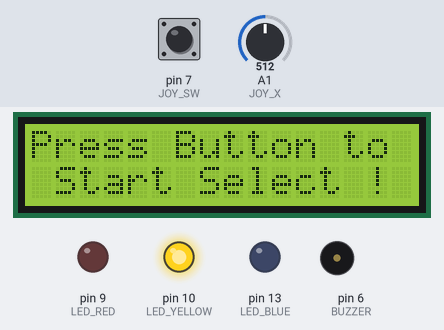
Simulated run of this sketch. Board: Arduino Uno, built with avr-gcc and run on an emulated ATmega328P. Shown: 16×2 character LCD, output pins drawn as LEDs (lit = HIGH), buzzer (waves = sounding). Inputs (shaded band) come from the test bench; at power-on: pin 7 (JOY_SW) HIGH, A1 (JOY_X) = 512. What the sketch prints to the serial monitor is not drawn.

Above: at 1.2 s.
1.3 s: pin 7 (JOY_SW) pulled LOW for 0.15 s
At 1.8 s:
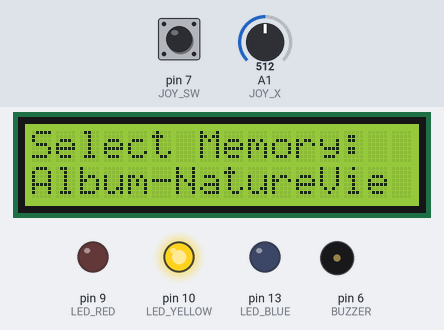
2.9 s: A1 (JOY_X) set to 688
4.4 s: A1 (JOY_X) set to 709
At 5.4 s:
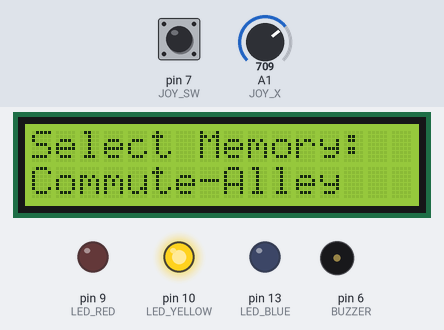
6.3 s: pin 7 (JOY_SW) pulled LOW for 1 s
At 9.3 s:
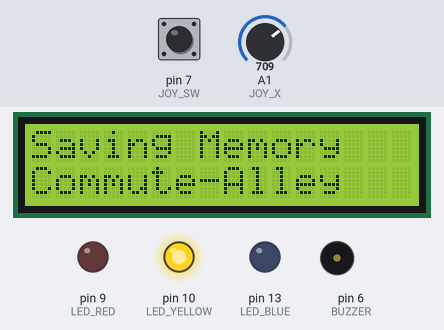
Timing chart, 0 to 19.5 s (numbered marks = the images above; inputs shaded):
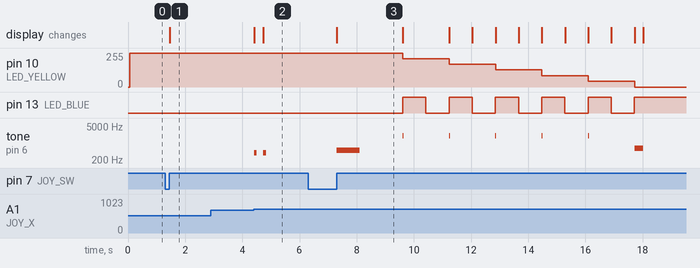

Measured:
- the behaviour switches between 700 and 701 on A1 (JOY_X) (found by bisection; images 1 and 2)
- after the input at 1.3 s, the display: changes after 0.16 s (image 1)
- after the input at 2.9 s, every drawn part: stays the same
- after the input at 4.4 s, tone on pin 6 (BUZZER): alternates 400 Hz for 0.10 s and silent for 0.22 s, 4 changes in all, then stays silent, starting at once; the display: first changes at once (image 2 shows a later state)
- after the input at 6.3 s, pin 10 (LED_YELLOW): moves from 255/255 to 0/255 over 8.1 s, starting after 3.3 s; pin 13 (LED_BLUE): alternates HIGH for 0.81 s and LOW for 0.81 s, 11 changes in all, then stays HIGH, starting after 3.3 s

The sketch:

Arduino_code_memory_.ino
```cpp
#include <LiquidCrystal.h>
// 引脚定义（原接线不变）
const int rs = 12, en = 11, d4 = 5, d5 = 4, d6 = 3, d7 = 2;
#define JOY_X A1        // 摇杆X轴
#define JOY_SW 7        // 摇杆按键
#define BUZZER 6        // 蜂鸣器
#define LED_YELLOW 10   // 黄灯（真实）
#define LED_BLUE 13     // 蓝灯（篡改）
#define LED_RED 9       // 红灯（警告）

// 初始化LCD对象
LiquidCrystal lcd(rs, en, d4, d5, d6, d7);

// 记忆文本定义
String realMem[3] = {"Album-NatureView", "Music-NicheDemo", "Commute-Alley"};
String fakeMem[3] = {"Album-ViralSpot", "Music-PopHit", "Commute-NavApp"};

// 状态变量
int memState = 0;      // 0=初始→1=选记忆→2=确认→3=篡改→4=待恢复→5=恢复→6=失败
int selectedMem = 0;   // 选中记忆索引
int charIndex = 0;     // 渐变字符索引
unsigned long syncInterval = 800; // 同步周期（800ms）
unsigned long lastSyncTime = 0;
bool syncState = false; // 同步状态（亮/灭）
int replaceStart[3] = {6, 6, 8};  // 替换起始位
int currentReplaceStart = 0;      // 当前选中记忆的替换起始位
unsigned long recoverProgress = 0; // 恢复进度
unsigned long lastSendTime = 0;    // 串口发送频率控制

// 函数声明（解决未定义警告）
void selectMemoryByJoy(int joyXValue);

void setup() {
  // 初始化串口
  Serial.begin(9600);

  // 初始化引脚模式
  pinMode(JOY_SW, INPUT_PULLUP);
  pinMode(BUZZER, OUTPUT);
  pinMode(LED_YELLOW, OUTPUT);
  pinMode(LED_BLUE, OUTPUT);
  pinMode(LED_RED, OUTPUT);

  // 初始化LCD
  lcd.begin(16, 2);
  lcd.print("Press Button to");
  lcd.setCursor(0, 1);
  lcd.print(" Start Select !");
  analogWrite(LED_YELLOW, 255); // 初始黄灯常亮
}

void loop() {
  int joyX = analogRead(JOY_X);
  int joyPress = digitalRead(JOY_SW);

  // 状态0：初始界面
  if (memState == 0) {
    if (joyPress == LOW) {
      while(digitalRead(JOY_SW) == LOW) delay(10); // 防抖
      lcd.clear();
      lcd.print("Select Memory:");
      lcd.setCursor(0, 1);
      lcd.print(realMem[selectedMem].substring(0,15));
      currentReplaceStart = replaceStart[selectedMem];
      memState = 1;
    }
  }

  // 状态1：选记忆界面
  else if (memState == 1) {
    selectMemoryByJoy(joyX);
    if (joyPress == LOW) {
      while(digitalRead(JOY_SW) == LOW) delay(10);
      lcd.clear();
      lcd.print("Saving Memory");
      lcd.setCursor(0, 1);
      lcd.print(realMem[selectedMem].substring(0,15));
      tone(BUZZER, 500, 800);
      delay(1500);
      charIndex = currentReplaceStart;
      lastSyncTime = millis();
      syncState = false;
      memState = 2;
    }
  }

  // 状态2：确认录入
  else if (memState == 2) {
    analogWrite(LED_YELLOW, 255);
    memState = 3;
  }

  // 状态3：篡改中
  else if (memState == 3) {
    if (millis() - lastSyncTime > syncInterval) {
      lastSyncTime = millis();
      syncState = !syncState;

      // 蓝灯同步闪烁
      analogWrite(LED_BLUE, syncState ? 255 : 0);
      // 音频同步
      if(syncState) tone(BUZZER, 2000, 20);
      else noTone(BUZZER);

      // 文本渐变替换
      lcd.clear();
      lcd.print("Changing...");
      lcd.setCursor(0, 1);
      String showMem = "";

      if (syncState && charIndex <= fakeMem[selectedMem].length()) {
        showMem = realMem[selectedMem].substring(0, currentReplaceStart);
        showMem += fakeMem[selectedMem].substring(currentReplaceStart, charIndex);
        if (charIndex < realMem[selectedMem].length()) {
          showMem += realMem[selectedMem].substring(charIndex);
        }
        charIndex++;
      } else {
        showMem = realMem[selectedMem];
      }

      lcd.print(showMem.substring(0,15) + " ");

      // 黄灯渐灭
      int totalReplaceLen = fakeMem[selectedMem].length() - currentReplaceStart;
      int progress = map(charIndex - currentReplaceStart, 0, totalReplaceLen, 0, 255);
      int yellowBright = 255 - progress;
      if(yellowBright < 0) yellowBright = 0;
      analogWrite(LED_YELLOW, yellowBright);

      // 篡改完成
      if (charIndex >= fakeMem[selectedMem].length()) {
        analogWrite(LED_BLUE, 255);
        noTone(BUZZER);
        analogWrite(LED_YELLOW, 0);
        tone(BUZZER, 600, 300);
        memState = 4;
      }
    }
  }

  // 状态4：待恢复
  else if (memState == 4) {
    lcd.clear();
    lcd.print("Press to Recover");
    lcd.setCursor(0, 1);
    lcd.print(fakeMem[selectedMem].substring(0,15));
    if (joyPress == LOW) {
      while(digitalRead(JOY_SW) == LOW) delay(10);
      memState = 5;
      unsigned long recoverStart = millis();

      // 6秒倒计时
      while (millis() - recoverStart < 6000) {
        lcd.clear();
        lcd.print("Recovering:");
        int remaining = 6 - (millis() - recoverStart)/1000;
        lcd.setCursor(0, 1);
        lcd.print(String(remaining) + "s Left");

        recoverProgress = millis() - recoverStart;
        int redBright = map(recoverProgress, 0, 6000, 0, 255);
        analogWrite(LED_RED, redBright);
        analogWrite(LED_YELLOW, 0);

        if ((millis() - recoverStart)%1000 == 0) tone(BUZZER, 3000, 100);
        delay(50);
      }
      memState = 6;
    }
  }

  // 状态6：恢复失败
  else if (memState == 6) {
    lcd.clear();
    lcd.print("Recovery Failed");
    lcd.setCursor(0, 1);
    lcd.print(fakeMem[selectedMem].substring(0,15));
    for (int i=0; i<5; i++) {
      analogWrite(LED_RED, 255);
      tone(BUZZER, 1000, 400);
      delay(500);
      analogWrite(LED_RED, 0);
      noTone(BUZZER);
      delay(500);
    }
    tone(BUZZER, 600, 500);
    delay(500);
    tone(BUZZER, 400, 800);
    noTone(BUZZER);

    // 重置初始状态
    delay(2000);
    memState = 0;
    analogWrite(LED_RED, 0);
    analogWrite(LED_YELLOW, 255);
    analogWrite(LED_BLUE, 0);
    lcd.clear();
    lcd.print("Press Button to");
    lcd.setCursor(0, 1);
    lcd.print(" Start Select !");
  }

  // 稳定发送串口数据（每秒10次）
  if (millis() - lastSendTime > 100) {
    lastSendTime = millis();
    Serial.print(memState);Serial.print(",");
    Serial.print(selectedMem);Serial.print(",");
    Serial.print(charIndex);Serial.print(",");
    Serial.print(currentReplaceStart);Serial.print(",");
    Serial.print(syncState);Serial.print(",");
    Serial.println(recoverProgress);
  }

  delay(10);
}

// 摇杆选记忆函数
void selectMemoryByJoy(int joyXValue) {
  if (joyXValue < 300 && selectedMem > 0) {
    selectedMem--;
    currentReplaceStart = replaceStart[selectedMem];
    lcd.clear();
    lcd.print("Select Memory:");
    lcd.setCursor(0, 1);
    lcd.print(realMem[selectedMem].substring(0,15));
    tone(BUZZER, 400, 100);
    delay(300);
  }
  if (joyXValue > 700 && selectedMem < 2) {
    selectedMem++;
    currentReplaceStart = replaceStart[selectedMem];
    lcd.clear();
    lcd.print("Select Memory:");
    lcd.setCursor(0, 1);
    lcd.print(realMem[selectedMem].substring(0,15));
    tone(BUZZER, 400, 100);
    delay(300);
  }
}
```
